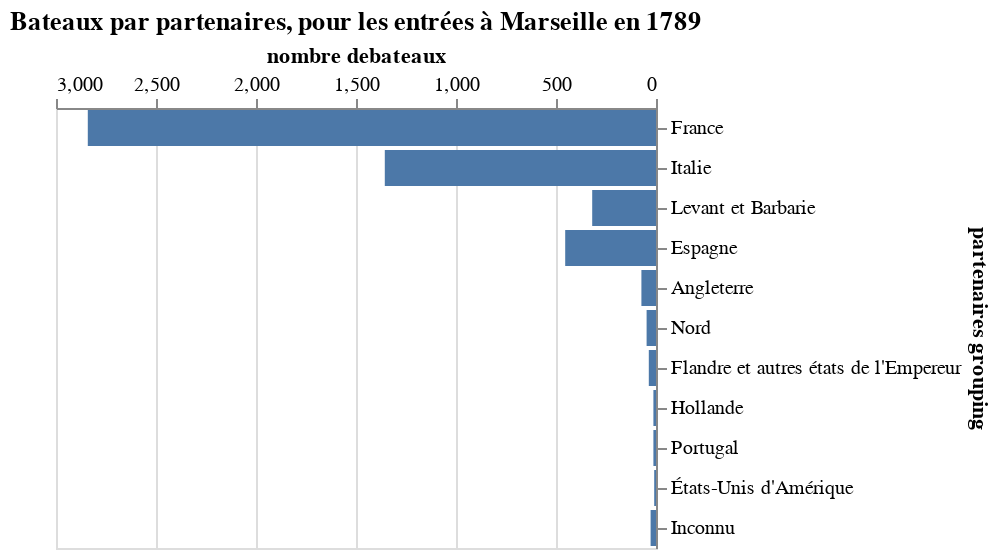

The notebook cell saved with this chart:
### Markdown cell above
attention : VegaLite ne marche pas sur jupyter notebook -> faire sur VScode ou jupyterlab

### Code cell
VegaLite({
    "$schema": "https://vega.github.io/schema/vega-lite/v5.json",
    "title": "Bateaux par partenaires, pour les entrées à Marseille en 1789",
    "mark": {
        "tooltip": {
         "content": "data"
        },
        "type": "bar" #type de visualisation (ici rectangle)
    },
    "data": {
        "values": departures_bateaux_liste #mettre la liste des données
    },
    "encoding": {
        "x": {
            "field": "bateaux",
            "type": "quantitative", #ou nominal 
            "title": "nombre debateaux",
            "axis": {
                "orient": "top"
            },
            "scale": {
                "reverse": True
            }
        },
        "y": {
            "field": "state",
            "type": "nominal",
            "title": "partenaires grouping",
            "axis": {
                "orient": "right",
            },
            "sort": [
                "France",
                "Italie",
                "Levant et Barbarie",
                "Espagne",
                "Angleterre",
                "Nord",
                "Flandre et autres états de l'Empereur",
                "Hollande",
                "Portugal",
                "États-Unis d'Amérique",
                "Inconnu"
                ]
                     }
        },
    })

### Figure 1 — Vega-Lite specification as saved in the notebook (floating-point values rounded to 4 significant figures)
{"$schema": "https://vega.github.io/schema/vega-lite/v5.json", "data": {"values": [{"bateaux": 2841, "state": "France"}, {"bateaux": 454, "state": "Espagne"}, {"bateaux": 1356, "state": "Italie"}, {"bateaux": 319, "state": "Levant et Barbarie"}, {"bateaux": 27, "state": "Inconnu"}, {"bateaux": 47, "state": "Nord"}, {"bateaux": 36, "state": "Flandre et autres états de l'Empereur"}, {"bateaux": 9, "state": "États-Unis d'Amérique"}, {"bateaux": 73, "state": "Angleterre"}, {"bateaux": 13, "state": "Hollande"}, {"bateaux": 13, "state": "Portugal"}]}, "encoding": {"x": {"axis": {"orient": "top"}, "field": "bateaux", "scale": {"reverse": true}, "title": "nombre debateaux", "type": "quantitative"}, "y": {"axis": {"orient": "right"}, "field": "state", "sort": ["France", "Italie", "Levant et Barbarie", "Espagne", "Angleterre", "Nord", "Flandre et autres états de l'Empereur", "Hollande", "Portugal", "États-Unis d'Amérique", "Inconnu"], "title": "partenaires grouping", "type": "nominal"}}, "mark": {"tooltip": {"content": "data"}, "type": "bar"}, "title": "Bateaux par partenaires, pour les entrées à Marseille en 1789"}
